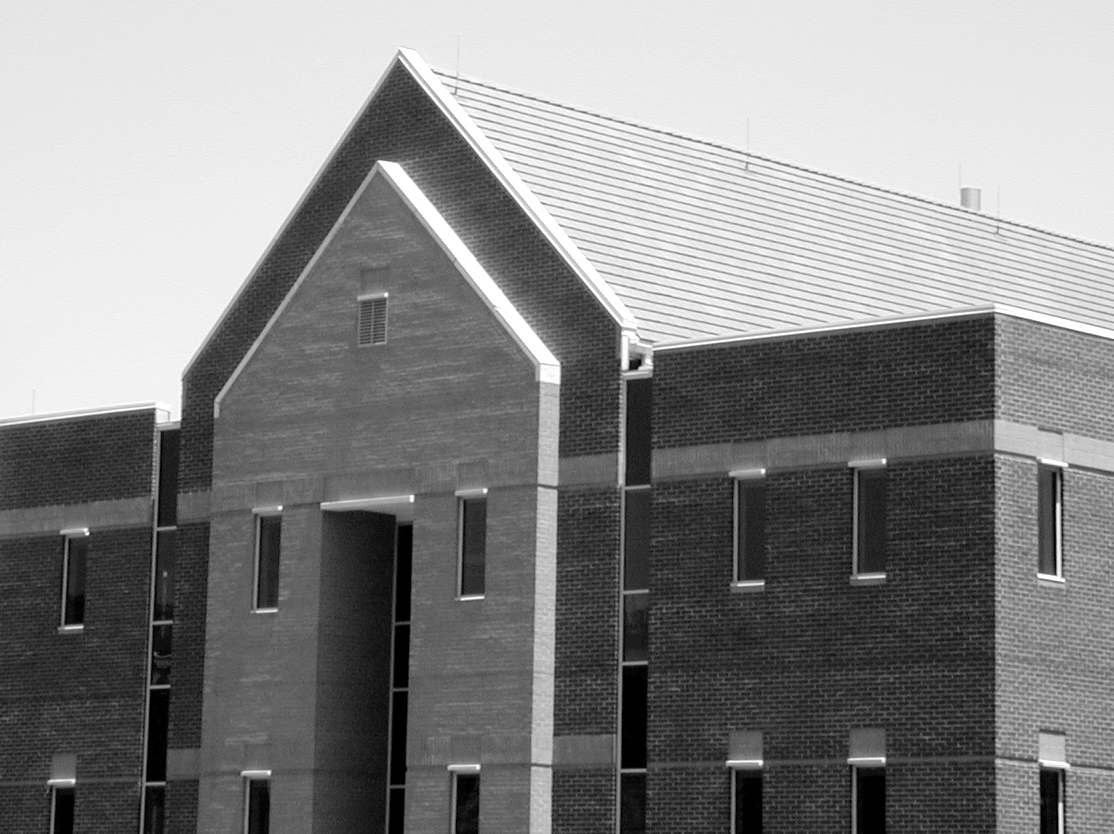
#> input picture Images and videos/roof.tif, 1114 x 834 px, found by its file name
$ jupyter execute Edge_detection.ipynb
#> lines starting #> are read from the running program, lines starting #| are printed output that depends on the picture
Detection of horizontal, vertical and diagonal edges using sobel filters.

[cell 1]
from skimage import io
import numpy as np
from scipy import signal
from skimage.color import rgb2gray
import matplotlib.pyplot as plt

[cell 2]
img = io.imread('roof.tif')
#> img is the input picture: shape (834, 1114); min 0, max 255, mean 133.3
plt.imshow(img, cmap='gray')

# Horizontal Edges

[cell 3]
horizontal_filter = [[-1,-2,-1],[0,0,0],[1,2,1]]
img_filtered_h = signal.convolve2d(img, horizontal_filter, mode='same')# we write mode as after convolution
#image size is reduced so we want same image size so we use mode='same'

[cell 4]
plt.imshow(img_filtered_h, cmap = "gray")

[cell 5]
rows,cols = img.shape
#> rows = 834; cols = 1114
for r in range(rows):
    for c in range(cols):
        if img_filtered_h[r,c]<0:
            img_filtered_h[r,c]=0
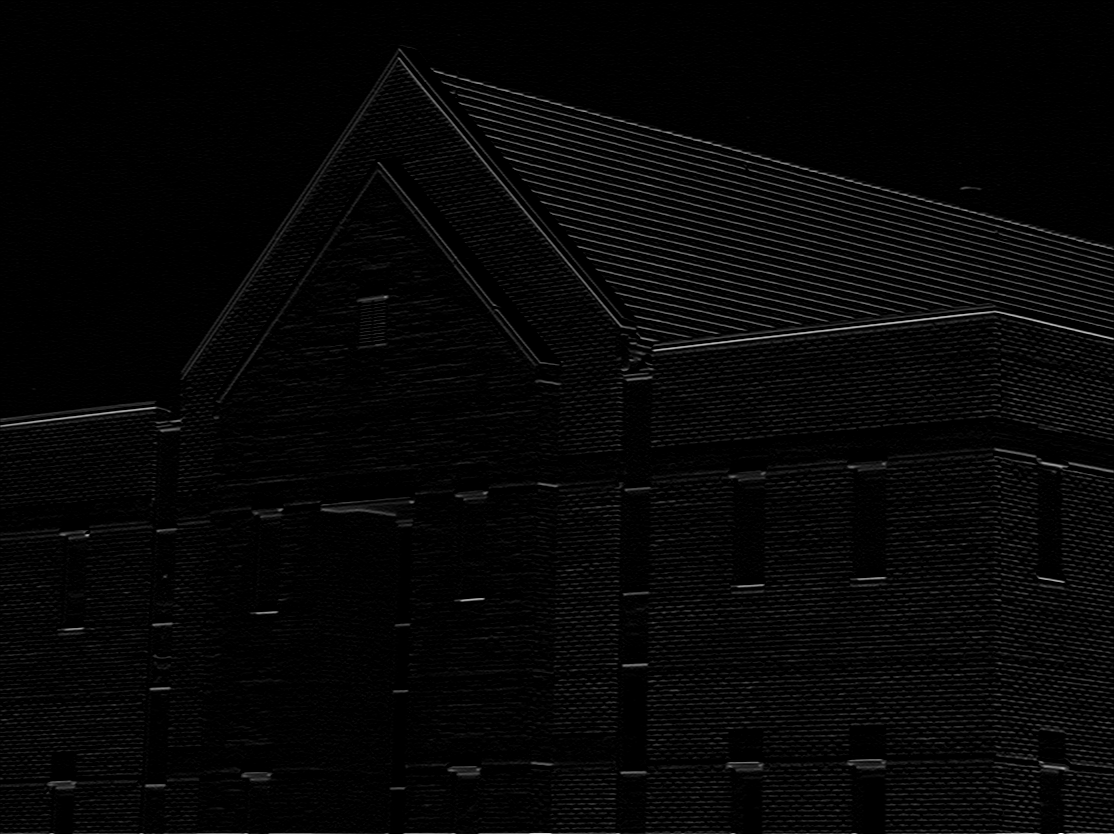
#> img_filtered_h: shape (834, 1114) int64; min 0, max 905, mean 23.4; drawn with min black and max white
            # here eg the range is -10 to 100 and when we use imshow python converts it to positve range i.e. 0 to 255 but
            # the max value was 100 we want it as it is so we are converting -ve values to 0

[cell 6]
plt.imshow(img_filtered_h, cmap = "gray")

# Vertical edges

[cell 7]
vert_filter = [[-1,0,1],[-2,0,2],[-1,0,1]]
img_filtered_v = signal.convolve2d(img, vert_filter, mode='same')
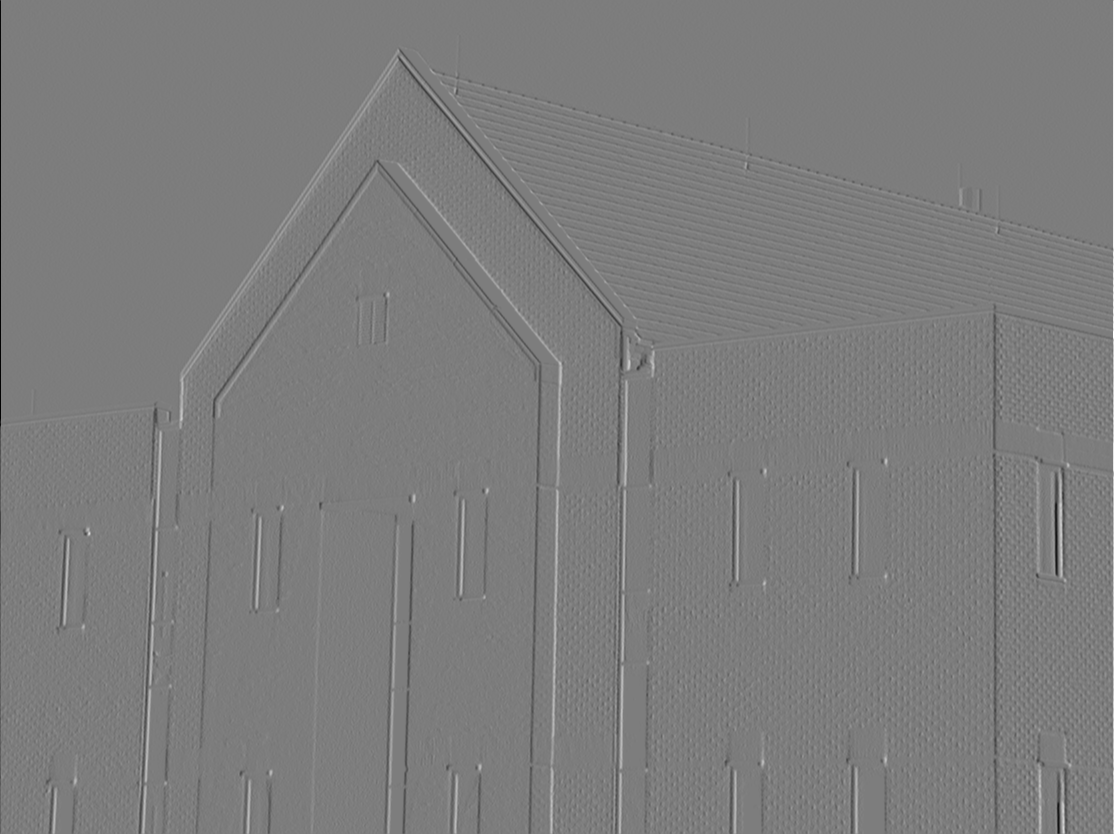
#> img_filtered_v: shape (834, 1114) int64; min -982, max 1020, mean -0.1; drawn with min black and max white

[cell 8]
plt.imshow(img_filtered_v, cmap = "gray")

[cell 9]
rows,cols = img.shape
for r in range(rows):
    for c in range(cols):
        if img_filtered_v[r,c]<0:
            img_filtered_v[r,c]=0

[cell 10]
plt.imshow(img_filtered_v, cmap = "gray")

# Forward Diagonal

[cell 11]
forward_diagonal_filter = [[0,-1,-2],[1,0,-1],[2,1,0]]
img_filtered_fd = signal.convolve2d(img, forward_diagonal_filter, mode='same')

[cell 12]
rows,cols = img.shape
for r in range(rows):
    for c in range(cols):
        if img_filtered_fd[r,c]<0:
            img_filtered_fd[r,c]=0

[cell 13]
plt.imshow(img_filtered_fd, cmap = "gray")

# Backward Diagonal

[cell 14]
backward_diagonal_filter = [[0,1,2],[-1,0,1],[-2,-1,0]]
img_filtered_bd = signal.convolve2d(img, backward_diagonal_filter, mode='same')

[cell 15]
rows,cols = img.shape
for r in range(rows):
    for c in range(cols):
        if img_filtered_bd[r,c]<0:
            img_filtered_bd[r,c]=0
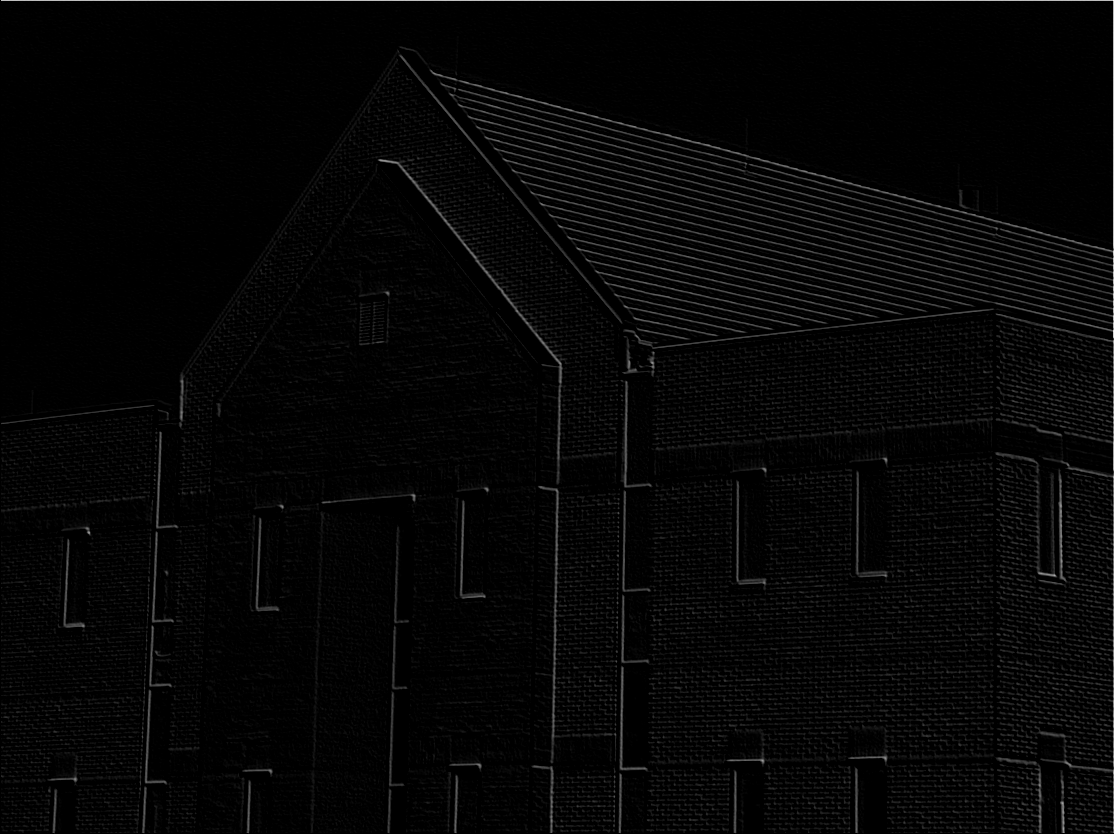
#> img_filtered_bd: shape (834, 1114) int64; min 0, max 921, mean 22.1; drawn with min black and max white

[cell 16]
plt.imshow(img_filtered_bd, cmap = "gray")

# All Edges

[cell 17]
img_filtered_all = img_filtered_h + img_filtered_v + img_filtered_fd + img_filtered_bd
plt.imshow(img_filtered_all, cmap = "gray")

[cell 18]
plt.figure(figsize=(30,20))

plt.subplot(2,3,1)
plt.imshow(img_filtered_h, cmap = "gray")
plt.title("Horizontal edges")
plt.subplot(2,3,2)
plt.imshow(img_filtered_v, cmap = "gray")
plt.title("Vertical edges")
plt.subplot(2,3,3)
plt.imshow(img_filtered_fd, cmap = "gray")
plt.title("Forward diagonal")
plt.subplot(2,3,4)
plt.imshow(img_filtered_bd, cmap = "gray")
plt.title("Backward diagonal")
plt.subplot(2,3,5)
plt.imshow(img_filtered_all, cmap = "gray")
plt.title("All edges")
plt.subplot(2,3,6)
plt.imshow(img, cmap = "gray")
plt.title("Orignal image")

# Laplacian Filter

[cell 19]
# It is a vraiant of laplacian filter as the matrix was 111 1-81 111 it takes
# diagonals also orignal was 010 1-81 010

[cell 20]
# High pass filter
image = io.imread("fruits.png")
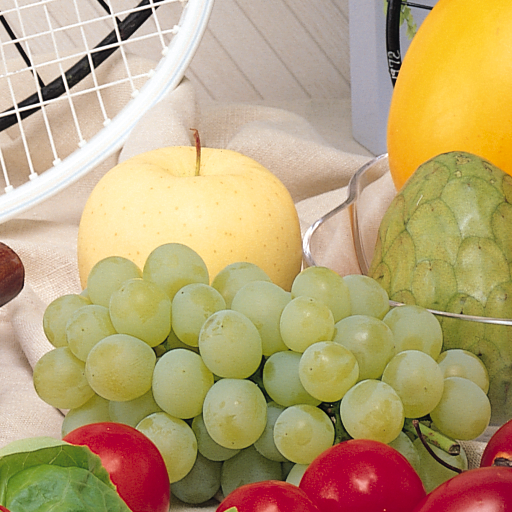
#> input picture Images and videos/fruits.png, 512 x 512 px, found by its file name
#> image is the input picture: shape (512, 512, 3); mean R, G, B 185.5, 163.3, 118.3
image = rgb2gray(image)
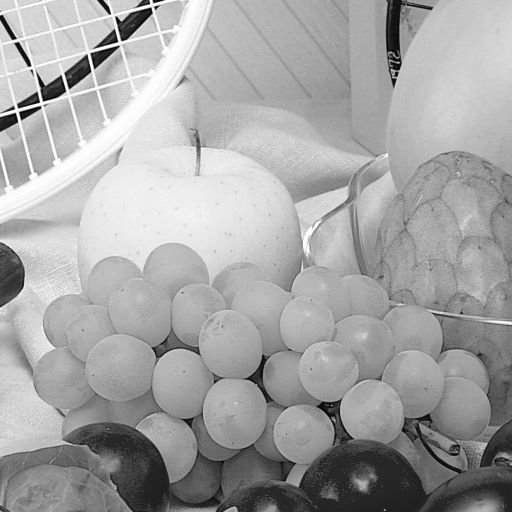
#> image: shape (512, 512) float64; min 0, max 1, mean 0.646
hp_filter = [[1,1,1],[1,-8,1],[1,1,1]]
img_filtered_hp = signal.convolve2d(image, hp_filter, mode='same')
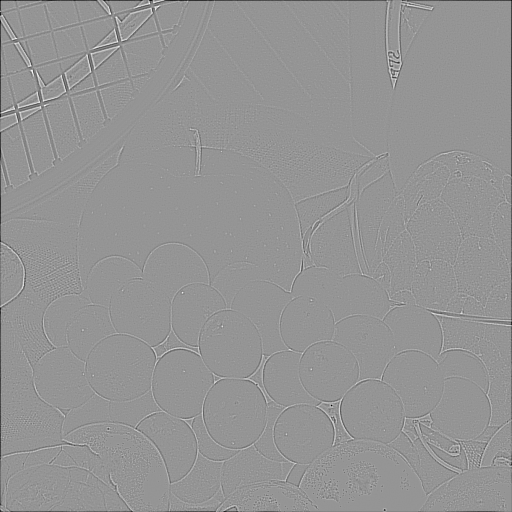
#> img_filtered_hp: shape (512, 512) float64; min -4.44, max 3.16, mean -0.0133; drawn with min black and max white

[cell 21]
plt.figure(figsize=(8,8))
plt.imshow(img_filtered_hp, cmap = "gray")

[cell 22]
rows,cols = image.shape
#> rows = 512; cols = 512
for r in range(rows):
    for c in range(cols):
        if img_filtered_hp[r,c]<0:
            img_filtered_hp[r,c]=0
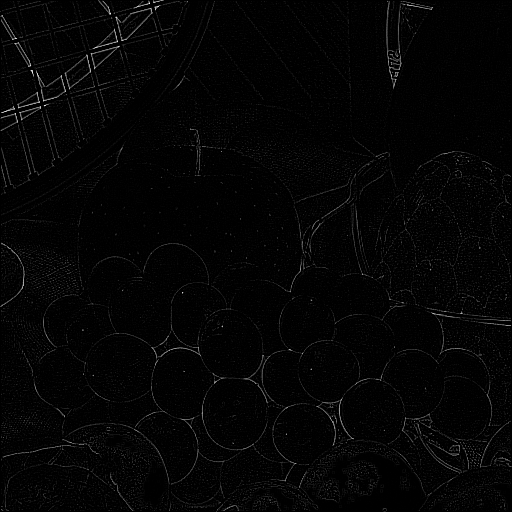
#> img_filtered_hp: shape (512, 512) float64; min 0, max 3.16, mean 0.0582; drawn with min black and max white

[cell 23]
plt.figure(figsize=(8,8))
plt.imshow(img_filtered_hp, cmap = "gray")

[cell 24]
image_edges = image + img_filtered_hp
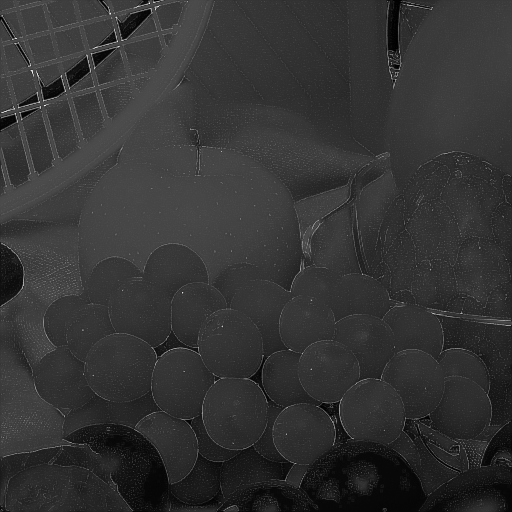
#> image_edges: shape (512, 512) float64; min 0.0484, max 3.27, mean 0.704; drawn with min black and max white

[cell 25]
plt.imshow(image_edges, cmap = "gray")

[cell 26]
plt.imshow(image, cmap = "gray")

[cell 27]
plt.figure(figsize=(8,8))
plt.subplot(1,2,1)
plt.imshow(image, cmap = "gray")
plt.title('Orignal image')
plt.subplot(1,2,2)
plt.imshow(image_edges, cmap = "gray")
plt.title('High pass filtered image (edge detection)')
